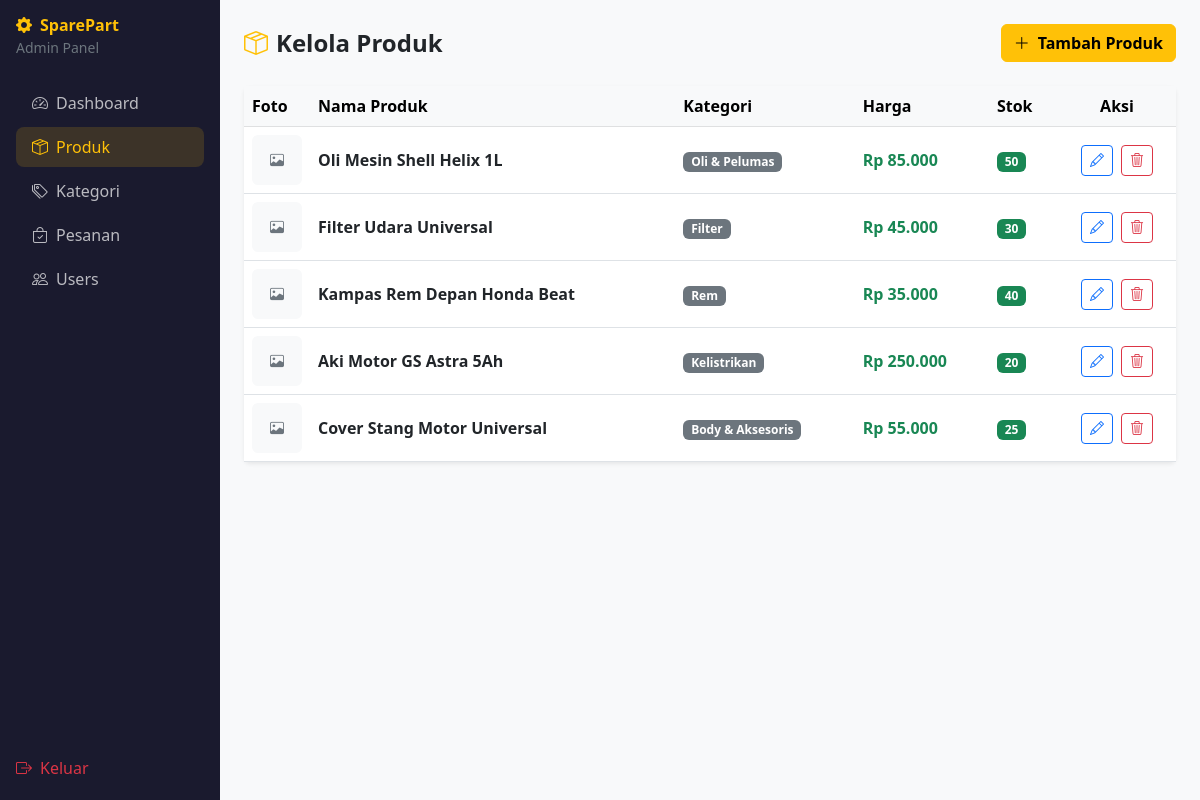
/admin/products.php (signed in), run on the app's committed database.
### tables this page shows
CREATE TABLE products (
  id          INT AUTO_INCREMENT PRIMARY KEY,
  category_id INT,
  name        VARCHAR(200) NOT NULL,
  description TEXT,
  price       DECIMAL(10,2) NOT NULL,
  stock       INT DEFAULT 0,
  image       VARCHAR(255),
  created_at  TIMESTAMP DEFAULT CURRENT_TIMESTAMP,
  FOREIGN KEY (category_id) REFERENCES categories(id) ON DELETE SET NULL
);

CREATE TABLE categories (
  id   INT AUTO_INCREMENT PRIMARY KEY,
  name VARCHAR(100) NOT NULL
);

### config/database.php (called while the page is built, shortened)
<?php
function db(): mysqli {
    static $conn = null;
    if ($conn === null) {
        $conn = new mysqli(DB_HOST, DB_USER, DB_PASS, DB_NAME);
        $conn->set_charset('utf8mb4');
    }
    return $conn;
}

### admin/products.php (the view, shortened to what this page needs)
<?php
require_once __DIR__ . '/../config/database.php';
$products   = db()->query("SELECT p.*, c.name as cat_name FROM products p LEFT JOIN categories c ON p.category_id=c.id ORDER BY p.created_at DESC")->fetch_all(MYSQLI_ASSOC);
?>
<!DOCTYPE html>
<html lang="id">
<head>
  <link rel="stylesheet" href="https://cdn.jsdelivr.net/npm/bootstrap@5.3.0/dist/css/bootstrap.min.css">
  <link rel="stylesheet" href="https://cdn.jsdelivr.net/npm/bootstrap-icons@1.11.0/font/bootstrap-icons.css">
</head>
<body class="bg-light">
<div class="d-flex">
  <?php require_once __DIR__ . '/sidebar.php'; ?>
  <div class="flex-grow-1 p-4">
    <div class="d-flex justify-content-between align-items-center mb-4">
      <h4 class="fw-bold mb-0"><i class="bi bi-box-seam me-2 text-warning"></i>Kelola Produk</h4>
      <button class="btn btn-warning fw-bold" data-bs-toggle="modal" data-bs-target="#productModal">
        <i class="bi bi-plus-lg me-2"></i>Tambah Produk
      </button>
    </div>
    <div class="card border-0 shadow-sm">
      <div class="card-body p-0">
        <div class="table-responsive">
          <table class="table table-hover align-middle mb-0">
            <thead class="table-light">
              <tr>
                <th style="width:60px">Foto</th>
                <th>Nama Produk</th>
                <th>Kategori</th>
                <th>Harga</th>
                <th>Stok</th>
                <th class="text-center">Aksi</th>
              </tr>
            </thead>
            <tbody>
              <?php foreach ($products as $p): ?>
                <tr>
                  <td>
                    <?php if ($p['image'] && file_exists(__DIR__ . '/../assets/uploads/products/' . $p['image'])): ?>
                      <img src="<?= BASE_URL ?>/assets/uploads/products/<?= htmlspecialchars($p['image']) ?>"
                           class="product-thumb" alt="">
                    <?php else: ?>
                      <div class="product-thumb bg-light d-flex align-items-center justify-content-center">
                        <i class="bi bi-image text-secondary small"></i>
                      </div>
                    <?php endif; ?>
                  </td>
                  <td class="fw-semibold"><?= htmlspecialchars($p['name']) ?></td>
                  <td><span class="badge bg-secondary"><?= htmlspecialchars($p['cat_name'] ?? '-') ?></span></td>
                  <td class="text-success fw-semibold">Rp <?= number_format($p['price'], 0, ',', '.') ?></td>
                  <td>
                    <span class="badge <?= $p['stock'] > 0 ? 'bg-success' : 'bg-danger' ?>">
                      <?= $p['stock'] ?>
                    </span>
                  </td>
                  <td class="text-center">
                    <button class="btn btn-sm btn-outline-primary me-1"
                            onclick="openEdit(<?= htmlspecialchars(json_encode($p)) ?>)">
                      <i class="bi bi-pencil"></i>
                    </button>
                    <form method="POST" class="d-inline"
                          onsubmit="return confirm('Hapus produk ini?')">
                      <button class="btn btn-sm btn-outline-danger"><i class="bi bi-trash3"></i></button>
                    </form>
                  </td>
                </tr>
              <?php endforeach; ?>
            </tbody>
          </table>
        </div>
      </div>
    </div>
  </div>
</div>
</body>
</html>

### admin/sidebar.php
<div class="sidebar p-3 d-flex flex-column" style="width:220px;min-width:220px">
  <a href="<?= BASE_URL ?>" class="text-decoration-none mb-4">
    <h6 class="text-warning fw-bold mb-0"><i class="bi bi-gear-fill me-2"></i>SparePart</h6>
    <small class="text-secondary">Admin Panel</small>
  </a>
  <nav class="nav flex-column flex-grow-1">
    <a class="nav-link <?= basename($_SERVER['PHP_SELF']) === 'index.php' ? 'active' : '' ?>"
       href="<?= BASE_URL ?>/admin/index.php">
      <i class="bi bi-speedometer2 me-2"></i>Dashboard
    </a>
    <a class="nav-link <?= basename($_SERVER['PHP_SELF']) === 'products.php' ? 'active' : '' ?>"
       href="<?= BASE_URL ?>/admin/products.php">
      <i class="bi bi-box-seam me-2"></i>Produk
    </a>
    <a class="nav-link <?= basename($_SERVER['PHP_SELF']) === 'categories.php' ? 'active' : '' ?>"
       href="<?= BASE_URL ?>/admin/categories.php">
      <i class="bi bi-tags me-2"></i>Kategori
    </a>
    <a class="nav-link <?= basename($_SERVER['PHP_SELF']) === 'orders.php' ? 'active' : '' ?>"
       href="<?= BASE_URL ?>/admin/orders.php">
      <i class="bi bi-bag-check me-2"></i>Pesanan
    </a>
    <a class="nav-link <?= basename($_SERVER['PHP_SELF']) === 'users.php' ? 'active' : '' ?>"
       href="<?= BASE_URL ?>/admin/users.php">
      <i class="bi bi-people me-2"></i>Users
    </a>
  </nav>
  <div class="mt-auto">
    <a href="<?= BASE_URL ?>/auth/logout.php" class="nav-link text-danger">
      <i class="bi bi-box-arrow-right me-2"></i>Keluar
    </a>
  </div>
</div>

### admin/products.php (style rules this page uses)
.sidebar { min-height: 100vh; background: #1a1a2e; }
.sidebar .nav-link { color: rgba(255,255,255,.7); border-radius: 8px; margin-bottom: 4px; }
.sidebar .nav-link:hover, .sidebar .nav-link.active { background: rgba(255,193,7,.15); color: #ffc107; }
.product-thumb { width:50px; height:50px; object-fit:cover; border-radius:6px; }

### data on the page
products: name "Oli Mesin Shell Helix 1L", category.name "Oli & Pelumas", price "85.000", stock "50"
products: name "Filter Udara Universal", category.name "Filter", price "45.000", stock "30"
products: name "Kampas Rem Depan Honda Beat", category.name "Rem", price "35.000", stock "40"
products: name "Aki Motor GS Astra 5Ah", category.name "Kelistrikan", price "250.000", stock "20"
products: name "Cover Stang Motor Universal", category.name "Body & Aksesoris", price "55.000", stock "25"
